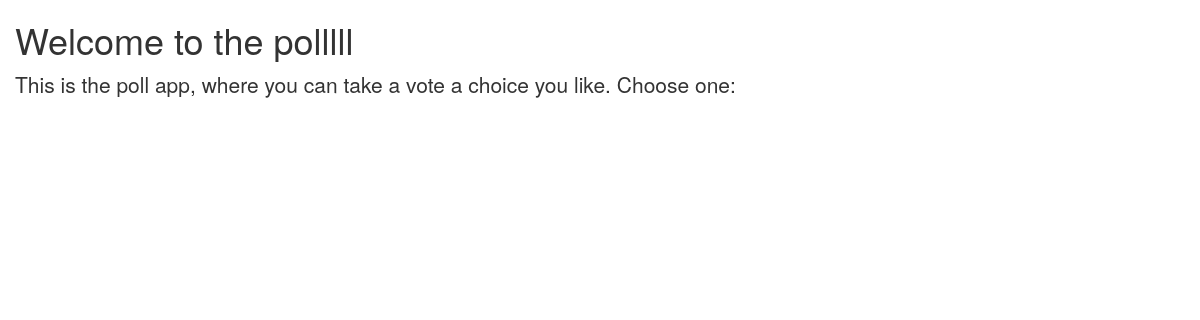
/poll/, run on an earlier commit of the app's database.
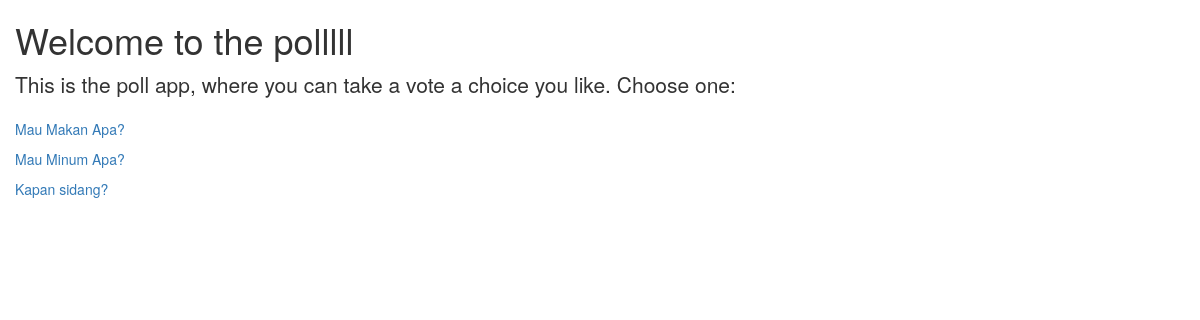
And on a later commit of the database.
### poll/models.py (models this page shows, shortened)
class Question(models.Model):
    question_text = models.CharField(max_length=200)
    pub_date = models.DateTimeField('date published')

### poll/views.py (the view)
def index(request):
    context = {}
    questions_query = Question.objects.all()
    context['questions'] = questions_query
    return render(request, 'poll/index.html', context)

### templates/poll/index.html (shortened to what this page needs)
{% load staticfiles %}
<html>
  <head>
    <link href="{% static 'css/bootstrap.css' %}" rel="stylesheet">
  </head>
  <body>
    <div class="container">
      <div class="row">
        <h1>Welcome to the polllll</h1>
        <p class="lead">This is the poll app, where you can take a vote a choice you like. Choose one:</p>
        {% for quest in questions %}
            <p><a href="{% url 'poll:detail_question' quest.id %}">{{quest.question_text}}</a></p>
        {% endfor %}
      </div>
    </div>
  </body>
</html>

What changed in the data, as far as the page shows it:
added Question: question_text "Mau Makan Apa?"
added Question: question_text "Mau Minum Apa?"
added Question: question_text "Kapan sidang?"
